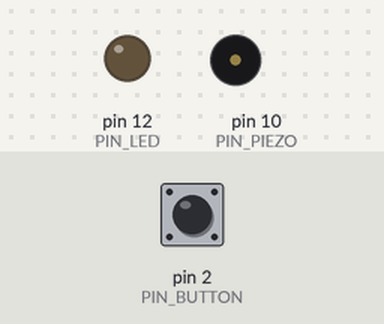
Recording of a sketch running on a simulated Arduino Uno, built with avr-gcc and run on an emulated ATmega328P. Shown: output pins drawn as LEDs (lit = HIGH), buzzer (waves = sounding). The test bench sets the inputs (shaded band); at power-on: pin 2 (PIN_BUTTON) HIGH. What the sketch prints to the serial monitor is not drawn.

Above: at 1.2 s.
1.3 s: pin 2 (PIN_BUTTON) pulled LOW for 0.15 s
At 2.1 s:
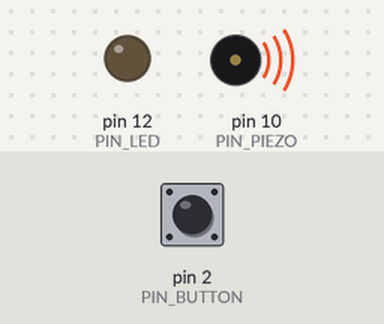
4.4 s: pin 2 (PIN_BUTTON) pulled LOW for 1 s
At 6.2 s:
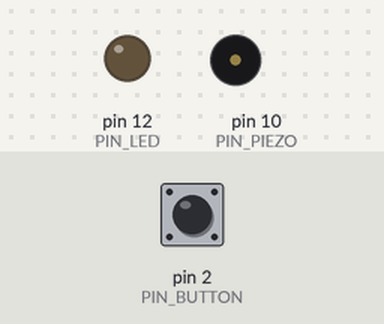
6.9 s: pin 2 (PIN_BUTTON) pulled LOW for 0.15 s
At 7.75 s:
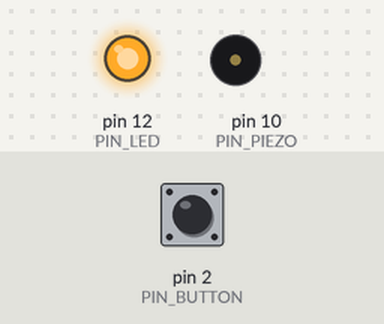
10.0 s: pin 2 (PIN_BUTTON) pulled LOW for 3.2 s
At 10.6 s:
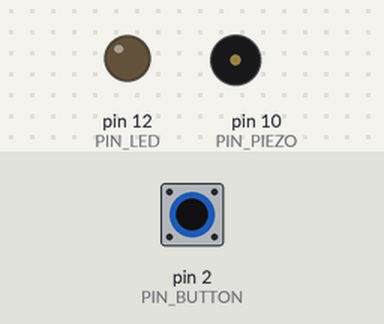
14.7 s: pin 2 (PIN_BUTTON) driven LOW
At 17.1 s:
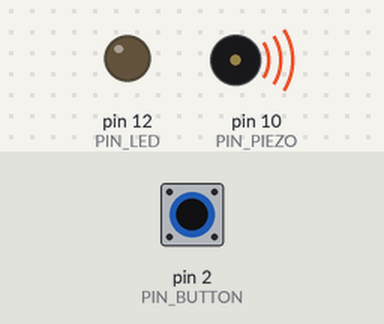
Timing chart, 0 to 18.7 s (numbered marks = the images above; inputs shaded):
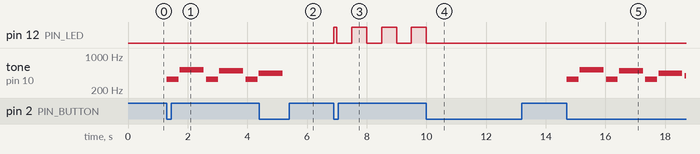

Measured:
- after the input at 1.3 s, tone on pin 10 (PIN_PIEZO): plays 330 Hz for 0.40 s, 523 Hz for 0.80 s, 330 Hz for 0.40 s, 494 Hz for 0.80 s, 330 Hz for 0.40 s, 440 Hz for 0.02 s, starting at once
- after the input at 4.4 s, tone on pin 10 (PIN_PIEZO): goes on until 5.2 s, then stays silent
- after the input at 6.9 s, pin 12 (PIN_LED): LOW → HIGH at once, then repeats every 1.0 s: LOW 0.50 s, HIGH 0.50 s
- after the input at 10.0 s, pin 12 (PIN_LED): goes on until 10.0 s, then stays LOW
- after the input at 14.7 s, tone on pin 10 (PIN_PIEZO): plays 330 Hz for 0.40 s, 523 Hz for 0.80 s, 330 Hz for 0.40 s, 494 Hz for 0.80 s, 330 Hz for 0.40 s, 440 Hz for 0.80 s … (7 notes in this stretch), starting at once

The sketch:

hw_5_jukebox_v_3_timerone1.ino
```cpp
//14051012도진우 HW5 Jukebox V3 by TimerOne
#ifndef TIMERONE_h
#define TIMERONE_h

#include <avr/io.h>
#include <avr/interrupt.h>

#define RESOLUTION 65536    // Timer1 is 16 bit

class TimerOne
{
  public:

    // properties
    unsigned int pwmPeriod;
    unsigned char clockSelectBits;
	char oldSREG;					// To hold Status Register while ints disabled

    // methods
    void initialize(long microseconds=1000000);
    void start();
    void stop();
    void restart();
	void resume();
	unsigned long read();
    void pwm(char pin, int duty, long microseconds=-1);
    void disablePwm(char pin);
    void attachInterrupt(void (*isr)(), long microseconds=-1);
    void detachInterrupt();
    void setPeriod(long microseconds);
    void setPwmDuty(char pin, int duty);
    void (*isrCallback)();
};

extern TimerOne Timer1;
#endif
#ifndef TIMERONE_cpp
#define TIMERONE_cpp


TimerOne Timer1;              // preinstatiate

ISR(TIMER1_OVF_vect)          // interrupt service routine that wraps a user defined function supplied by attachInterrupt
{
  Timer1.isrCallback();
}


void TimerOne::initialize(long microseconds)
{
  TCCR1A = 0;                 // clear control register A
  TCCR1B = _BV(WGM13);        // set mode 8: phase and frequency correct pwm, stop the timer
  setPeriod(microseconds);
}


void TimerOne::setPeriod(long microseconds)		// AR modified for atomic access
{

  long cycles = (F_CPU / 2000000) * microseconds;                                // the counter runs backwards after TOP, interrupt is at BOTTOM so divide microseconds by 2
  if(cycles < RESOLUTION)              clockSelectBits = _BV(CS10);              // no prescale, full xtal
  else if((cycles >>= 3) < RESOLUTION) clockSelectBits = _BV(CS11);              // prescale by /8
  else if((cycles >>= 3) < RESOLUTION) clockSelectBits = _BV(CS11) | _BV(CS10);  // prescale by /64
  else if((cycles >>= 2) < RESOLUTION) clockSelectBits = _BV(CS12);              // prescale by /256
  else if((cycles >>= 2) < RESOLUTION) clockSelectBits = _BV(CS12) | _BV(CS10);  // prescale by /1024
  else        cycles = RESOLUTION - 1, clockSelectBits = _BV(CS12) | _BV(CS10);  // request was out of bounds, set as maximum

  oldSREG = SREG;
  cli();							// Disable interrupts for 16 bit register access
  ICR1 = pwmPeriod = cycles;                                          // ICR1 is TOP in p & f correct pwm mode
  SREG = oldSREG;

  TCCR1B &= ~(_BV(CS10) | _BV(CS11) | _BV(CS12));
  TCCR1B |= clockSelectBits;                                          // reset clock select register, and starts the clock
}

void TimerOne::setPwmDuty(char pin, int duty)
{
  unsigned long dutyCycle = pwmPeriod;

  dutyCycle *= duty;
  dutyCycle >>= 10;

  oldSREG = SREG;
  cli();
  if(pin == 1 || pin == 9)       OCR1A = dutyCycle;
  else if(pin == 2 || pin == 10) OCR1B = dutyCycle;
  SREG = oldSREG;
}

void TimerOne::pwm(char pin, int duty, long microseconds)  // expects duty cycle to be 10 bit (1024)
{
  if(microseconds > 0) setPeriod(microseconds);
  if(pin == 1 || pin == 9) {
    DDRB |= _BV(PORTB1);                                   // sets data direction register for pwm output pin
    TCCR1A |= _BV(COM1A1);                                 // activates the output pin
  }
  else if(pin == 2 || pin == 10) {
    DDRB |= _BV(PORTB2);
    TCCR1A |= _BV(COM1B1);
  }
  setPwmDuty(pin, duty);
  resume();			// Lex - make sure the clock is running.  We don't want to restart the count, in case we are starting the second WGM
					// and the first one is in the middle of a cycle
}

void TimerOne::disablePwm(char pin)
{
  if(pin == 1 || pin == 9)       TCCR1A &= ~_BV(COM1A1);   // clear the bit that enables pwm on PB1
  else if(pin == 2 || pin == 10) TCCR1A &= ~_BV(COM1B1);   // clear the bit that enables pwm on PB2
}

void TimerOne::attachInterrupt(void (*isr)(), long microseconds)
{
  if(microseconds > 0) setPeriod(microseconds);
  isrCallback = isr;                                       // register the user's callback with the real ISR
  TIMSK1 = _BV(TOIE1);                                     // sets the timer overflow interrupt enable bit
	// might be running with interrupts disabled (eg inside an ISR), so don't touch the global state
//  sei();
  resume();
}

void TimerOne::detachInterrupt()
{
  TIMSK1 &= ~_BV(TOIE1);                                   // clears the timer overflow interrupt enable bit
															// timer continues to count without calling the isr
}

void TimerOne::resume()				// AR suggested
{
  TCCR1B |= clockSelectBits;
}

void TimerOne::restart()		// Depricated - Public interface to start at zero - Lex 10/9/2011
{
	start();
}

void TimerOne::start()	// AR addition, renamed by Lex to reflect it's actual role
{
  unsigned int tcnt1;

  TIMSK1 &= ~_BV(TOIE1);        // AR added
  GTCCR |= _BV(PSRSYNC);   		// AR added - reset prescaler (NB: shared with all 16 bit timers);

  oldSREG = SREG;				// AR - save status register
  cli();						// AR - Disable interrupts
  TCNT1 = 0;
  SREG = oldSREG;          		// AR - Restore status register
	resume();
  do {	// Nothing -- wait until timer moved on from zero - otherwise get a phantom interrupt
	oldSREG = SREG;
	cli();
	tcnt1 = TCNT1;
	SREG = oldSREG;
  } while (tcnt1==0);

//  TIFR1 = 0xff;              		// AR - Clear interrupt flags
//  TIMSK1 = _BV(TOIE1);              // sets the timer overflow interrupt enable bit
}

void TimerOne::stop()
{
  TCCR1B &= ~(_BV(CS10) | _BV(CS11) | _BV(CS12));          // clears all clock selects bits
}

unsigned long TimerOne::read()		//returns the value of the timer in microseconds
{									//rember! phase and freq correct mode counts up to then down again
  	unsigned long tmp;				// AR amended to hold more than 65536 (could be nearly double this)
  	unsigned int tcnt1;				// AR added

	oldSREG= SREG;
  	cli();
  	tmp=TCNT1;
	SREG = oldSREG;

	char scale=0;
	switch (clockSelectBits)
	{
	case 1:// no prescalse
		scale=0;
		break;
	case 2:// x8 prescale
		scale=3;
		break;
	case 3:// x64
		scale=6;
		break;
	case 4:// x256
		scale=8;
		break;
	case 5:// x1024
		scale=10;
		break;
	}

	do {	// Nothing -- max delay here is ~1023 cycles.  AR modified
		oldSREG = SREG;
		cli();
		tcnt1 = TCNT1;
		SREG = oldSREG;
	} while (tcnt1==tmp); //if the timer has not ticked yet

	//if we are counting down add the top value to how far we have counted down
	tmp = (  (tcnt1>tmp) ? (tmp) : (long)(ICR1-tcnt1)+(long)ICR1  );		// AR amended to add casts and reuse previous TCNT1
	return ((tmp*1000L)/(F_CPU /1000L))<<scale;
}

#endif
//code start
#define NOTE_C4 262
#define NOTE_D4 294
#define NOTE_E4 330
#define NOTE_F4 349
#define NOTE_G4 392
#define NOTE_A4 440
#define NOTE_B4 494
#define NOTE_C5 523
#define NOTE_D5 554
#define NOTE_E5 587
#define NOTE_F5 622
#define T 200
#define PIN_BUTTON 2
#define PIN_PIEZO 10
#define PIN_LED 12

void setup()
{
  Serial.begin(9600);
  pinMode(PIN_BUTTON, INPUT_PULLUP); //버튼 핀 2번
  pinMode(PIN_PIEZO, OUTPUT); //피에조 부저 핀 10번
  pinMode(PIN_LED, OUTPUT); //LED 핀 12번
  attachInterrupt(0,sw_isr,FALLING); // 인터럽트 추가
  Timer1.initialize(500000); // timer 주기 0.5초로 설정
  Serial.println("Welcome to jinwoo's Jukebox Version_3 by TimerOne");
}

int Notes[] = {NOTE_C4, NOTE_D4, NOTE_E4, NOTE_F4, NOTE_G4, NOTE_A4, NOTE_B4, NOTE_C5, NOTE_D5, NOTE_E5, NOTE_F5};
String NoteStr[] = { "Do", "Re", "Mi", "Fa", "Sol", "La", "Si", "Do5", "Re5", "Mi5", "Fa5" };

//음계 재생 함수 (n은 1부터 도레미.. d는 1일경우 0.2초)
void Play_note(int n, int d){
  //시리얼프린트에 음계 출력
  Serial.print(NoteStr[n] + " ");
  int duration = T * d;
  tone(PIN_PIEZO, Notes[n], duration);
  delay(duration*1.1);
}

int song_note[] = {3, 8, 3, 7, 3, 6, 5, 4, 5, 1, 2, 4, 6, 8, 7, 5, 3, 2, 3, 3, 8, 3, 7, 3, 6, 5, 4, 5, 3, 2, 4, 6, 8, 9, 10, 7, 5, 6};
int song_duration[] = {2,4,2,4,2,4,2,2,5,2,2,2,2,2,2,2,2,2,7,2,4,2,4,2,4,2,2,5,2,2,2,2,2,2,2,2,2,7};
int song_N = 38;

volatile int interrupt_val = 0; // 인터럽트 변수
volatile int state = 1;

//음악 재생 함수
void Play_song(){
  for(int i=0;i<song_N;i++){
    //인터럽트 변수가 SET될 경우 종료
    if(interrupt_val == 1){
      break;
    }
    else{
      //음계 재생 함수
      Play_note(song_note[i]-1, song_duration[i]);
    }
  }
  //인터럽트가 들어오지 않을 경우 Auto Increase
  if(interrupt_val ==0){
  	state++;
  }
}

int num = 0; // blink 횟수 저장 변수
int blink_temp = 0; // LED 상태 저장 변수
//LED Blink 함수
void Play_blink(){
  blink_temp = digitalRead(PIN_LED);
  if(blink_temp == LOW){
    Serial.print(++num);
    Serial.print(" ");
  }
  else if(num == 10){ // 10번째 블링크 주기를 채우기 위해 설정
    num++;
  }
  digitalWrite(PIN_LED, !blink_temp);
}

void loop()
{
  switch(state){
    case 1:{
      Serial.println("Press Button to Play music!");
	  while (interrupt_val != 1); //버튼이 눌렸다면
      break;
    }
    case 2:{
      Serial.println("Play music!!!");
      Play_song(); //음악 재생 함수
      Serial.println();
      break;
    }
    case 3:{
      Serial.println("Press Button to Blink the LED!");
      while (interrupt_val != 1); //버튼이 눌렸다면
      break;
    }
    case 4:{
      Serial.print("Blinking LED ... ");
      Timer1.attachInterrupt(Play_blink); //타이머 추가
      while (interrupt_val != 1 && num < 11); // 버튼이 눌리거나 10초 blink한 경우
      digitalWrite(PIN_LED, LOW); // 인터럽트로 강제종료시 LED 점등
      Timer1.detachInterrupt(); // 타이머 삭제
      num = 0; // blink 횟수 저장 변수 초기화
      blink_temp = 0; // LED 상태 저장 변수 초기화
      state = 1;
      Serial.println();
      break;
    }
  }
  interrupt_val = 0;
}

void sw_isr(){
  state++;
  interrupt_val = 1; // 인터럽트 변수 SET
}
```
